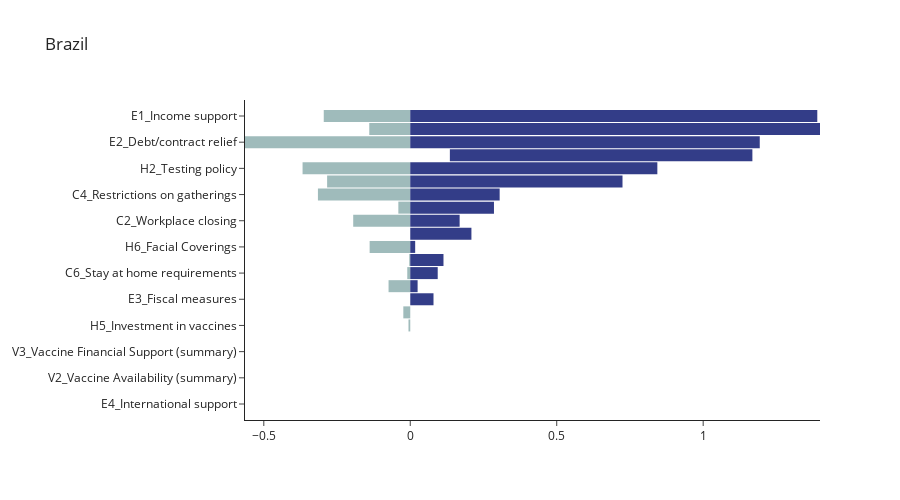
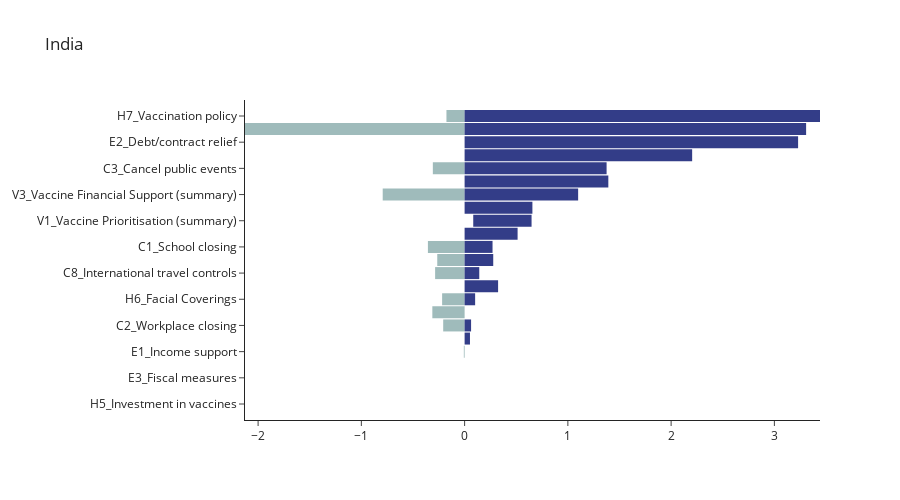
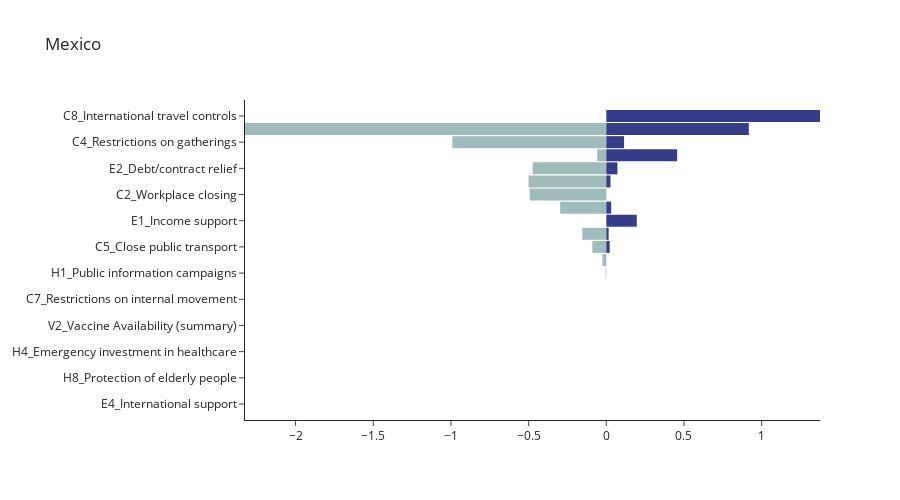
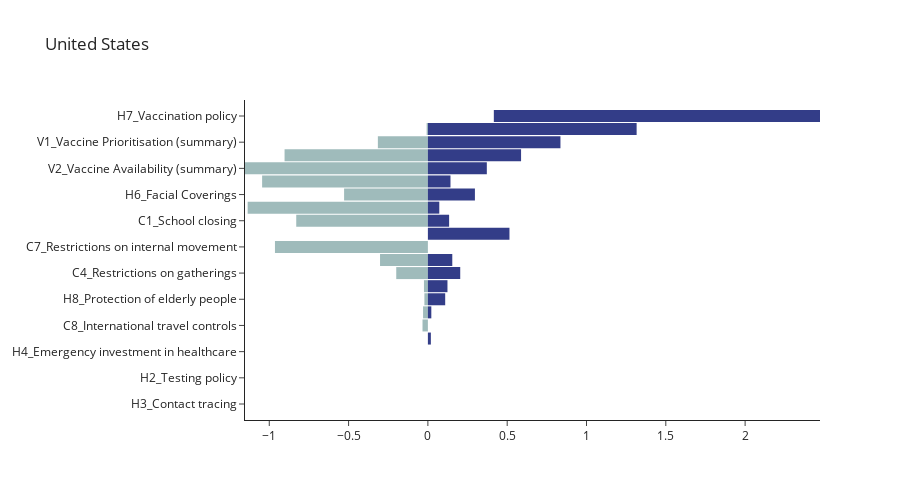

These figures' notebook cell, in order:
### Code cell
for country in countries:
    plot_importance_range(read_feat_importance_table(country).T, country, True)
